Frame 1 (no input): blank canvas, image omitted
Frame 60 (no input): blank canvas, image omitted
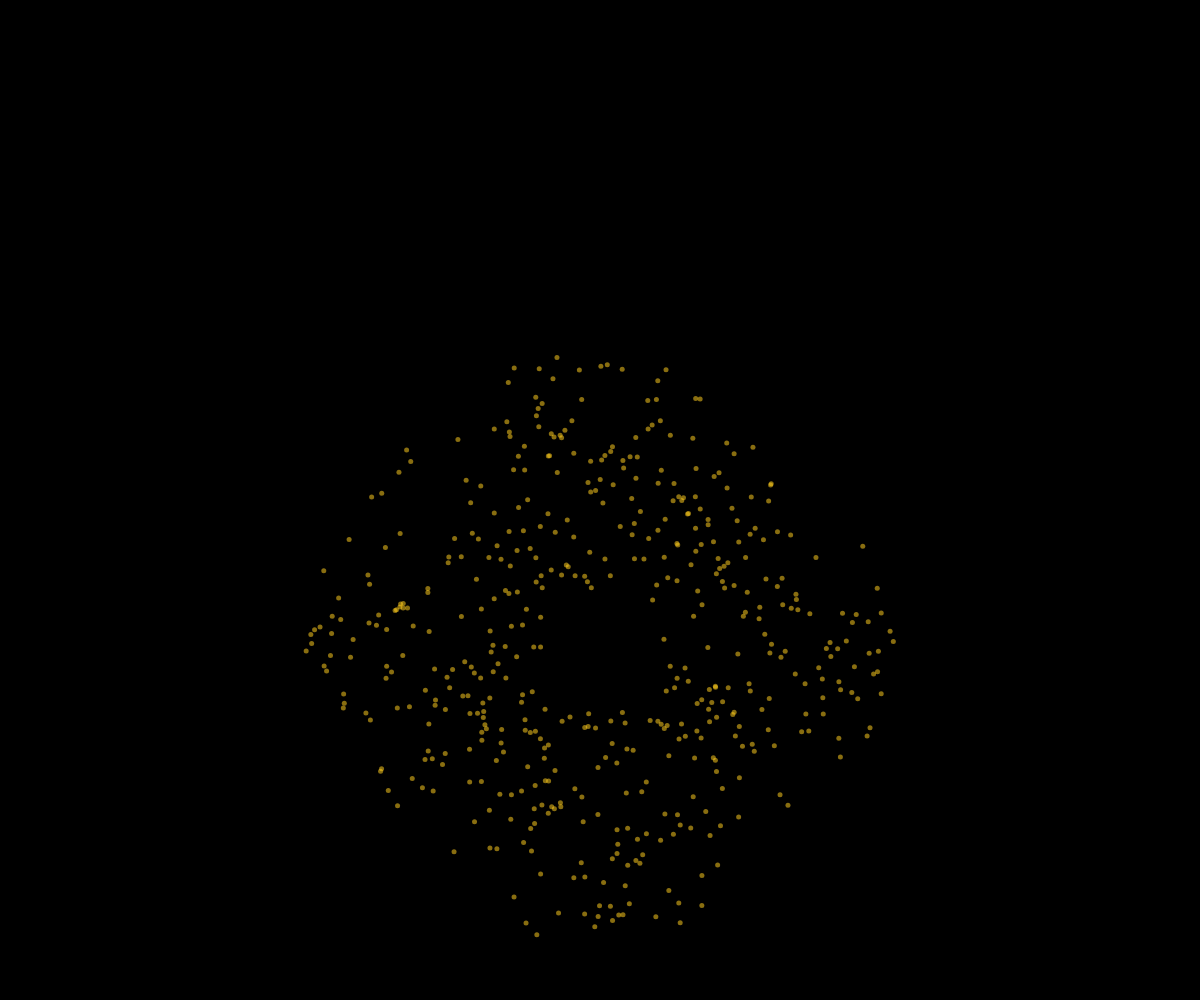
Frame 120 (the mouse pressed at the canvas centre since frame 60)

The p5.js sketch whose frames 1 and 60 were blank and that drew this single picture after the mouse press (run headless with seeded random() and noise() and a simulated clock; from frame 60 on, the mouse is pressed at the canvas centre):

// p5.js sketch
// ── sketch.js
// FireWorks
// Alliam Hushagen
// may 2nd 2024

const FIRE_WORKS_PER_CLICK = 500;
const SPEED = 5;

class Particle{
  constructor(x,y,dx,dy){
    this.x = x;
    this.y = y;
    this.dx = dx;
    this.dy = dy;
    this.size = 5;
    this.r = 255;
    this.g = 205;
    this.b = 30;
    this.opacity = 255;
  }
  display(){
    noStroke();
    fill(this.r,this.g,this.b, this.opacity);
    circle(this.x, this.y, this.size);
  }
  update(){
    // move the particle
    this.x += this.dx;
    this.y += this.dy;

    //apply basic gravity
    this.y +=2.5;

    // kill stuff
    this.opacity -= 2;
  }
  isDead(){
    return this.opacity <= 0;
  }
}

let theFireWorks = [];


function setup() {
  createCanvas(windowWidth, windowHeight);
  angleMode = DEGREES;
}

function draw() {
  background(0);
  for(let firework of theFireWorks){
    if(firework.isDead()){
      //delete it
      let index = theFireWorks.indexOf(firework);
      theFireWorks.splice(index,1);
    }
    else{
      // move firework
      firework.display();
      firework.update();
    }
  }
}

function mousePressed(){
  let angle = 0;
  let speed = random(1,5);
  for(let i = 0; i < FIRE_WORKS_PER_CLICK; i++){
    let dx = cos(angle) * random(1,5);
    let dy = sin(angle) * random(1,5);
    let someFirework = new Particle(mouseX, mouseY, dx, dy);
    theFireWorks.push(someFirework);
    angle += 360/ FIRE_WORKS_PER_CLICK;
  }
}
